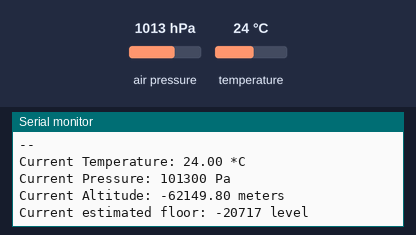
The sketch below on a simulated ESP32. Parts: the last lines printed to the serial monitor. The test bench sets the inputs (shaded band); at power-on: air pressure 1013 hPa, temperature 24 °C.

Above: at 1.8 s.
1.9 s: air pressure set to 952 hPa
At 3.0 s:
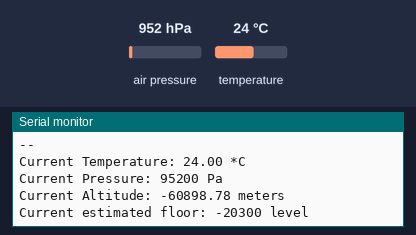
3.4 s: temperature set to 12 °C
4.9 s: air pressure set to 975 hPa
At 6.2 s:
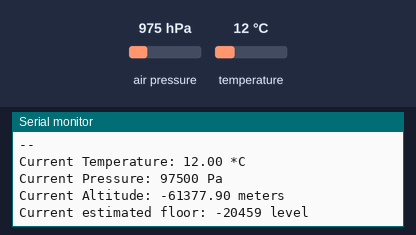
Timing chart, 0 to 7.9 s (numbered marks = the images above; inputs shaded):
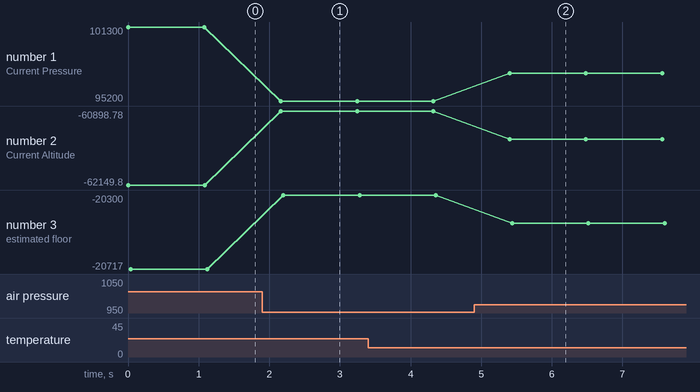

The sketch:

SEER_Barometric_Altitude.ino
```cpp
#include <Wire.h>
#include <MS5611.h>

//Initialize MS5611 Barometric object with I2C (0x77) address
MS5611 ms5611(0x77);

//Reference pressure at sea level
double referencePressure = 1013.25;

void setup()
{
  //Initialize SDA & SCL pins
  int sda = 21;
  int scl = 22;
  Serial.begin(9600);
  //Initialize I2C communication via SDA & SCL pins
  Wire.begin(sda, scl);
}


void loop()
{
  //Initialize the MS5611 sensor module
  ms5611.begin();
  if(ms5611.isConnected() == true) //Check if MS5611 Barometric sensor is connected
  {
    //Reads the data from the MS5611 sensor module
    ms5611.read();
    //Read temperature & Pressure
    double bmpTemperature = ms5611.getTemperature();
    long bmpPressure = ms5611.getPressure();
    Serial.println("--");
    Serial.print("Current Temperature: ");
    Serial.print(bmpTemperature);
    Serial.println(" *C");
    Serial.print("Current Pressure: ");
    Serial.print(bmpPressure);
    Serial.println(" Pa");

    //International Barometric formula to calculate altitude
    //h = 44330 * [1 - (p / p0)^(1/5.255)]
    //h = altitude
    //p = pressure in pascals (Pa)
    //p0 = reference pressure at sea level

    //Calculate altitude
    float bmpAltitude = 44330.0 * (1 - pow(bmpPressure/ referencePressure, 1 / 5.255));
    Serial.print("Current Altitude: ");
    Serial.print(bmpAltitude);
    Serial.println(" meters");

    //Calculate estimated floor level from dividing altitude by 3. Assuming each floor has a difference of 3 meters.
    int estFloor = round((bmpAltitude / 3));
    Serial.print("Current estimated floor: ");
    Serial.print(estFloor);
    Serial.println(" level");

    delay(1000);

  }
  else
  {
    Serial.println("MS5611 not connected.");
    delay(1000);
  }
}
```

Measured:
- after the input at 1.9 s, the serial monitor: prints a new line after 0.26 s (image 1)
- after the input at 4.9 s, the serial monitor: prints a new line after 0.50 s (image 2)
- plotted number 1: 101300 → 95200 after the input at 1.9 s, 95200 → 97500 after the input at 4.9 s
- plotted number 2: -62149.8 → -60898.78 after the input at 1.9 s, -60898.78 → -61377.9 after the input at 4.9 s
- plotted number 3: -20717 → -20300 after the input at 1.9 s, -20300 → -20459 after the input at 4.9 s
